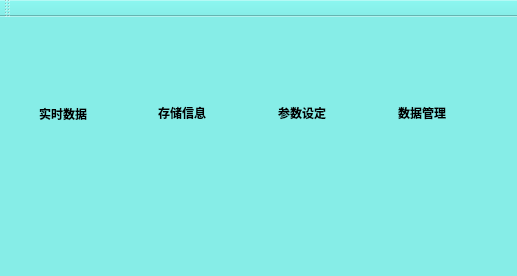
<?xml version="1.0" encoding="UTF-8"?>
<ui version="4.0">
 <class>MainWindow</class>
 <widget class="QMainWindow" name="MainWindow">
  <property name="geometry">
   <rect>
    <x>0</x>
    <y>0</y>
    <width>517</width>
    <height>276</height>
   </rect>
  </property>
  <property name="maximumSize">
   <size>
    <width>16777215</width>
    <height>16777214</height>
   </size>
  </property>
  <property name="windowTitle">
   <string>MainWindow</string>
  </property>
  <property name="styleSheet">
   <string notr="true">background-color: rgb(134,237,231);</string>
  </property>
  <widget class="QWidget" name="centralWidget">
   <widget class="QWidget" name="">
    <property name="geometry">
     <rect>
      <x>120</x>
      <y>0</y>
      <width>124</width>
      <height>134</height>
     </rect>
    </property>
    <layout class="QVBoxLayout" name="verticalLayout_2">
     <item>
      <widget class="QPushButton" name="saveButton">
       <property name="enabled">
        <bool>true</bool>
       </property>
       <property name="maximumSize">
        <size>
         <width>16777215</width>
         <height>16777214</height>
        </size>
       </property>
       <property name="focusPolicy">
        <enum>Qt::StrongFocus</enum>
       </property>
       <property name="styleSheet">
        <string notr="true">QPushButton { background-color: rgb(134,237,231); border-radius: 3px; color: rgb(255, 255, 255); } QPushButton:focus { background-color: rgb(244,236,2); }</string>
       </property>
       <property name="text">
        <string/>
       </property>
       <property name="icon">
        <iconset resource="pingbao.qrc">
         <normaloff>:/new/prefix1/ICON/6/1 (19).png</normaloff>:/new/prefix1/ICON/6/1 (19).png</iconset>
       </property>
       <property name="iconSize">
        <size>
         <width>100</width>
         <height>100</height>
        </size>
       </property>
       <property name="flat">
        <bool>true</bool>
       </property>
      </widget>
     </item>
     <item>
      <widget class="QLabel" name="label_2">
       <property name="text">
        <string>&lt;html&gt;&lt;head/&gt;&lt;body&gt;&lt;p align=&quot;center&quot;&gt;&lt;span style=&quot; font-weight:600;&quot;&gt;存储信息&lt;/span&gt;&lt;/p&gt;&lt;/body&gt;&lt;/html&gt;</string>
       </property>
      </widget>
     </item>
    </layout>
   </widget>
   <widget class="QWidget" name="">
    <property name="geometry">
     <rect>
      <x>360</x>
      <y>0</y>
      <width>124</width>
      <height>134</height>
     </rect>
    </property>
    <layout class="QVBoxLayout" name="verticalLayout_4">
     <item>
      <widget class="QPushButton" name="dataManagementButton">
       <property name="sizePolicy">
        <sizepolicy hsizetype="Minimum" vsizetype="Maximum">
         <horstretch>10</horstretch>
         <verstretch>0</verstretch>
        </sizepolicy>
       </property>
       <property name="maximumSize">
        <size>
         <width>16777215</width>
         <height>16777214</height>
        </size>
       </property>
       <property name="focusPolicy">
        <enum>Qt::StrongFocus</enum>
       </property>
       <property name="styleSheet">
        <string notr="true">QPushButton { background-color: rgb(134,237,231); border-radius: 3px; color: rgb(255, 255, 255); } QPushButton:focus { background-color: rgb(244,236,2); }</string>
       </property>
       <property name="text">
        <string/>
       </property>
       <property name="icon">
        <iconset resource="pingbao.qrc">
         <normaloff>:/new/prefix1/ICON/6/1 (73).png</normaloff>:/new/prefix1/ICON/6/1 (73).png</iconset>
       </property>
       <property name="iconSize">
        <size>
         <width>100</width>
         <height>100</height>
        </size>
       </property>
       <property name="flat">
        <bool>true</bool>
       </property>
      </widget>
     </item>
     <item>
      <widget class="QLabel" name="label_4">
       <property name="sizePolicy">
        <sizepolicy hsizetype="Minimum" vsizetype="Minimum">
         <horstretch>0</horstretch>
         <verstretch>0</verstretch>
        </sizepolicy>
       </property>
       <property name="text">
        <string>&lt;html&gt;&lt;head/&gt;&lt;body&gt;&lt;p align=&quot;center&quot;&gt;&lt;span style=&quot; font-weight:600;&quot;&gt;数据管理&lt;/span&gt;&lt;/p&gt;&lt;/body&gt;&lt;/html&gt;</string>
       </property>
      </widget>
     </item>
    </layout>
   </widget>
   <widget class="QWidget" name="">
    <property name="geometry">
     <rect>
      <x>240</x>
      <y>0</y>
      <width>124</width>
      <height>134</height>
     </rect>
    </property>
    <layout class="QVBoxLayout" name="verticalLayout_3">
     <item>
      <widget class="QPushButton" name="parameterButton">
       <property name="enabled">
        <bool>true</bool>
       </property>
       <property name="sizePolicy">
        <sizepolicy hsizetype="Minimum" vsizetype="Maximum">
         <horstretch>10</horstretch>
         <verstretch>0</verstretch>
        </sizepolicy>
       </property>
       <property name="maximumSize">
        <size>
         <width>16777215</width>
         <height>16777214</height>
        </size>
       </property>
       <property name="focusPolicy">
        <enum>Qt::StrongFocus</enum>
       </property>
       <property name="styleSheet">
        <string notr="true">QPushButton { background-color: rgb(134,237,231); border-radius: 3px; color: rgb(255, 255, 255); } QPushButton:focus { background-color: rgb(244,236,2); }</string>
       </property>
       <property name="text">
        <string/>
       </property>
       <property name="icon">
        <iconset resource="pingbao.qrc">
         <normaloff>:/new/prefix1/ICON/1 (3).png</normaloff>:/new/prefix1/ICON/1 (3).png</iconset>
       </property>
       <property name="iconSize">
        <size>
         <width>100</width>
         <height>100</height>
        </size>
       </property>
       <property name="autoRepeat">
        <bool>false</bool>
       </property>
       <property name="autoExclusive">
        <bool>false</bool>
       </property>
       <property name="flat">
        <bool>true</bool>
       </property>
      </widget>
     </item>
     <item>
      <widget class="QLabel" name="label_3">
       <property name="sizePolicy">
        <sizepolicy hsizetype="Preferred" vsizetype="Fixed">
         <horstretch>0</horstretch>
         <verstretch>0</verstretch>
        </sizepolicy>
       </property>
       <property name="maximumSize">
        <size>
         <width>16777215</width>
         <height>16777214</height>
        </size>
       </property>
       <property name="text">
        <string>&lt;html&gt;&lt;head/&gt;&lt;body&gt;&lt;p align=&quot;center&quot;&gt;&lt;span style=&quot; font-weight:600;&quot;&gt;参数设定&lt;/span&gt;&lt;/p&gt;&lt;/body&gt;&lt;/html&gt;</string>
       </property>
      </widget>
     </item>
    </layout>
   </widget>
   <widget class="QWidget" name="">
    <property name="geometry">
     <rect>
      <x>1</x>
      <y>1</y>
      <width>124</width>
      <height>134</height>
     </rect>
    </property>
    <layout class="QVBoxLayout" name="verticalLayout">
     <item>
      <widget class="QPushButton" name="currentdataButton">
       <property name="enabled">
        <bool>true</bool>
       </property>
       <property name="maximumSize">
        <size>
         <width>16777215</width>
         <height>16777214</height>
        </size>
       </property>
       <property name="focusPolicy">
        <enum>Qt::StrongFocus</enum>
       </property>
       <property name="styleSheet">
        <string notr="true">QPushButton { background-color: rgb(134,237,231); border-radius: 3px; color: rgb(255, 255, 255); } QPushButton:focus { background-color: rgb(244,236,2); }</string>
       </property>
       <property name="text">
        <string/>
       </property>
       <property name="icon">
        <iconset resource="pingbao.qrc">
         <normaloff>:/new/prefix1/ICON/6/1 (46).png</normaloff>:/new/prefix1/ICON/6/1 (46).png</iconset>
       </property>
       <property name="iconSize">
        <size>
         <width>100</width>
         <height>100</height>
        </size>
       </property>
       <property name="flat">
        <bool>true</bool>
       </property>
      </widget>
     </item>
     <item>
      <widget class="QLabel" name="label">
       <property name="text">
        <string>&lt;html&gt;&lt;head/&gt;&lt;body&gt;&lt;p align=&quot;center&quot;&gt;&lt;span style=&quot; font-weight:600;&quot;&gt;实时数据&lt;/span&gt;&lt;/p&gt;&lt;/body&gt;&lt;/html&gt;</string>
       </property>
      </widget>
     </item>
    </layout>
   </widget>
  </widget>
  <widget class="QMenuBar" name="menuBar">
   <property name="geometry">
    <rect>
     <x>0</x>
     <y>0</y>
     <width>517</width>
     <height>25</height>
    </rect>
   </property>
  </widget>
  <widget class="QToolBar" name="mainToolBar">
   <attribute name="toolBarArea">
    <enum>TopToolBarArea</enum>
   </attribute>
   <attribute name="toolBarBreak">
    <bool>false</bool>
   </attribute>
  </widget>
  <widget class="QStatusBar" name="statusBar"/>
 </widget>
 <layoutdefault spacing="6" margin="11"/>
 <tabstops>
  <tabstop>currentdataButton</tabstop>
  <tabstop>saveButton</tabstop>
  <tabstop>parameterButton</tabstop>
  <tabstop>dataManagementButton</tabstop>
 </tabstops>
 <resources>
  <include location="pingbao.qrc"/>
 </resources>
 <connections/>
</ui>
